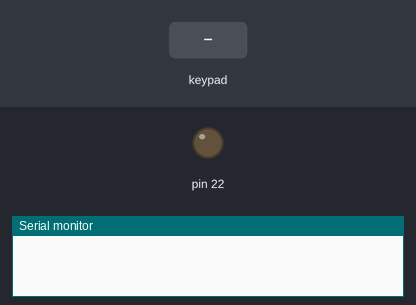
A sketch run on a simulated Arduino Mega 2560, built with avr-gcc and run on an emulated ATmega2560. Shown: output pins drawn as LEDs (lit = HIGH), the last lines printed to the serial monitor. Dashed ring = blinking. Inputs (shaded band) come from the test bench.

Above: at 1.2 s.
1.3 s: keypad keys 4 6 5 5 5 6 8 pressed 0.4 s apart
At 3.75 s:
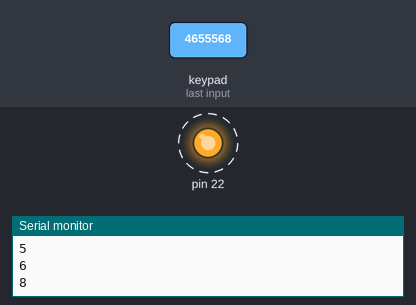
5.8 s: key 'A' pressed
At 6.4 s:
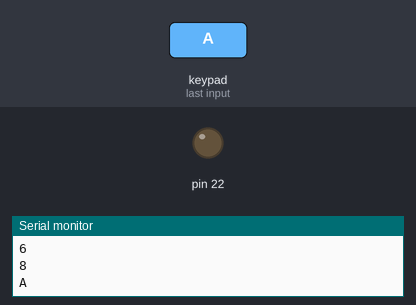
Timing chart, 0 to 8.8 s (numbered marks = the images above; inputs shaded):
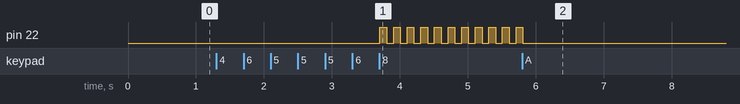

The sketch:

CustomKeypad.ino
```cpp
#include <Keypad.h>

#define password_lenght 8
char data[password_lenght];
char password[password_lenght]="4655568";

const byte ROWS = 4; //four rows
const byte COLS = 4; //four columns
byte data_count=0;
char custom_key;

char hexaKeys[ROWS][COLS] = {
  {'1','2','3','A'},
  {'4','5','6','B'},
  {'7','8','9','C'},
  {'*','0','#','D'}
};
byte rowPins[ROWS] = {52, 50, 48, 46}; //connect to the row pinouts of the keypad
byte colPins[COLS] = {44, 42, 40, 38}; //connect to the column pinouts of the keypad

//initialize an instance of class NewKeypad
Keypad customKeypad = Keypad( makeKeymap(hexaKeys), rowPins, colPins, ROWS, COLS);

void setup(){
  Serial.begin(9600);
  pinMode(22, OUTPUT);
}

void loop()
{
  char customKey = customKeypad.getKey();

  if (customKey)
  {
    Serial.println(customKey);
    data[data_count]=customKey;
    data_count++;
  }

  if(!strcmp(data,password))
  {
    digitalWrite(22,HIGH);
    delay(100);
    digitalWrite(22,LOW);
    delay(100);
  }

}
```

Measured:
- after the input at 1.3 s, pin 22: alternates HIGH for 0.10 s and LOW for 0.10 s, starting after 2.4 s
- after the input at 5.8 s, pin 22: goes on until 5.8 s, then stays LOW
